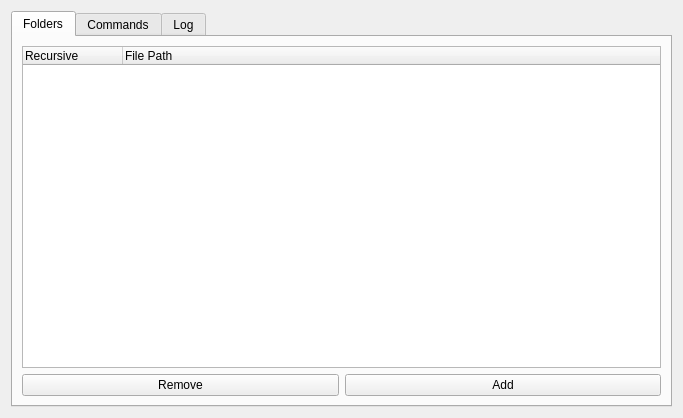
<?xml version="1.0" encoding="UTF-8"?>
<ui version="4.0">
 <class>MainForm</class>
 <widget class="QWidget" name="MainForm">
  <property name="geometry">
   <rect>
    <x>0</x>
    <y>0</y>
    <width>683</width>
    <height>418</height>
   </rect>
  </property>
  <property name="windowTitle">
   <string>Form</string>
  </property>
  <layout class="QGridLayout" name="gridLayout_3">
   <item row="0" column="0">
    <widget class="QTabWidget" name="tabWidget">
     <property name="minimumSize">
      <size>
       <width>500</width>
       <height>200</height>
      </size>
     </property>
     <property name="currentIndex">
      <number>0</number>
     </property>
     <widget class="QWidget" name="tab">
      <attribute name="title">
       <string>Folders</string>
      </attribute>
      <layout class="QGridLayout" name="gridLayout_2">
       <item row="1" column="0">
        <widget class="QPushButton" name="removeFolderButton">
         <property name="text">
          <string>Remove</string>
         </property>
         <property name="icon">
          <iconset>
           <activeon>:/images/cross.png</activeon>
          </iconset>
         </property>
        </widget>
       </item>
       <item row="1" column="1">
        <widget class="QPushButton" name="addFolderButton">
         <property name="text">
          <string>Add</string>
         </property>
         <property name="icon">
          <iconset>
           <activeon>:/images/tick.png</activeon>
          </iconset>
         </property>
        </widget>
       </item>
       <item row="0" column="0" colspan="2">
        <widget class="QTreeWidget" name="folderList">
         <property name="rootIsDecorated">
          <bool>false</bool>
         </property>
         <property name="itemsExpandable">
          <bool>false</bool>
         </property>
         <column>
          <property name="text">
           <string>Recursive</string>
          </property>
         </column>
         <column>
          <property name="text">
           <string>File Path</string>
          </property>
         </column>
        </widget>
       </item>
      </layout>
     </widget>
     <widget class="QWidget" name="tab_2">
      <attribute name="title">
       <string>Commands</string>
      </attribute>
      <layout class="QGridLayout" name="gridLayout">
       <item row="0" column="0" colspan="2">
        <widget class="QTreeWidget" name="commandTree">
         <column>
          <property name="text">
           <string>Format</string>
          </property>
         </column>
        </widget>
       </item>
       <item row="1" column="0">
        <widget class="QPushButton" name="removeCmdButton">
         <property name="text">
          <string>Remove</string>
         </property>
         <property name="icon">
          <iconset>
           <activeon>:/images/cross.png</activeon>
          </iconset>
         </property>
        </widget>
       </item>
       <item row="1" column="1">
        <widget class="QPushButton" name="addCmdButton">
         <property name="text">
          <string>Add</string>
         </property>
         <property name="icon">
          <iconset>
           <activeon>:/images/add.png</activeon>
          </iconset>
         </property>
        </widget>
       </item>
      </layout>
     </widget>
     <widget class="QWidget" name="tab_3">
      <attribute name="title">
       <string>Log</string>
      </attribute>
      <layout class="QGridLayout" name="gridLayout_4">
       <item row="0" column="0">
        <widget class="QTextEdit" name="logTextEdit">
         <property name="horizontalScrollBarPolicy">
          <enum>Qt::ScrollBarAlwaysOff</enum>
         </property>
         <property name="readOnly">
          <bool>true</bool>
         </property>
         <property name="textInteractionFlags">
          <set>Qt::TextSelectableByKeyboard|Qt::TextSelectableByMouse</set>
         </property>
        </widget>
       </item>
      </layout>
     </widget>
    </widget>
   </item>
  </layout>
 </widget>
 <resources>
  <include location="data/data.qrc"/>
 </resources>
 <connections/>
</ui>
